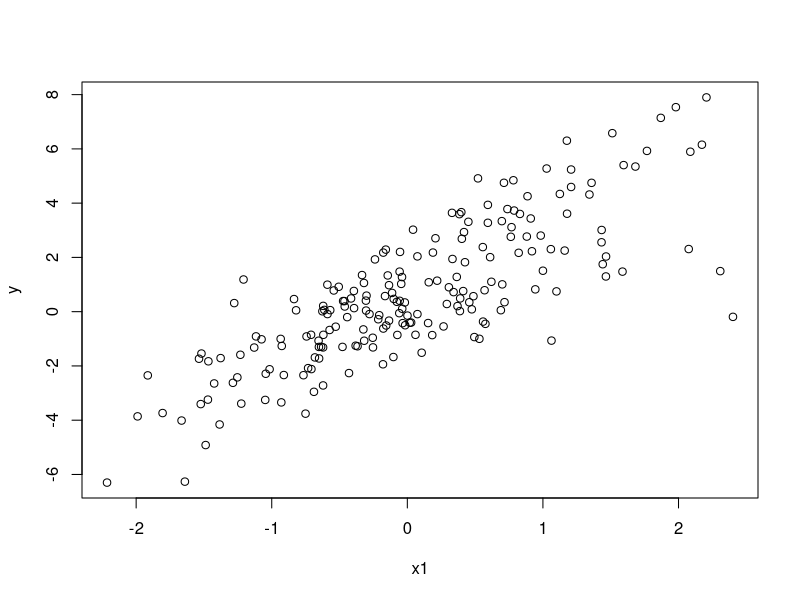
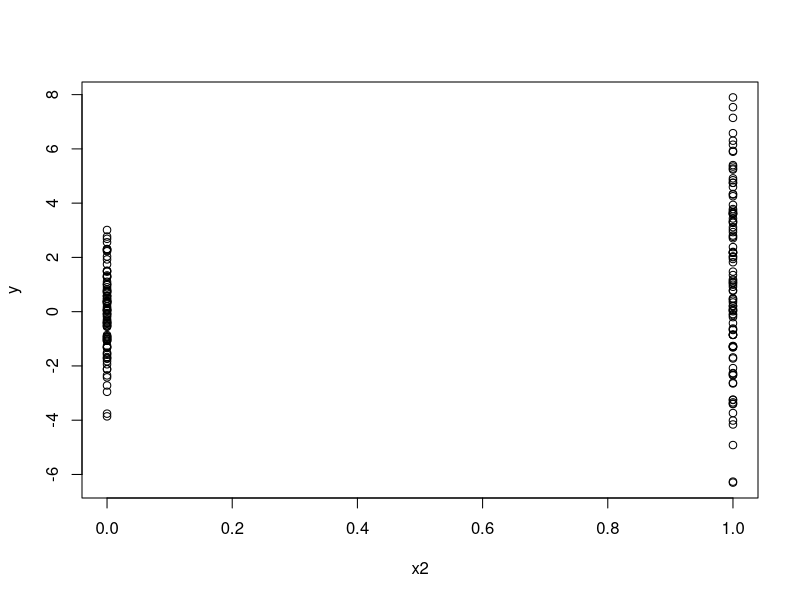
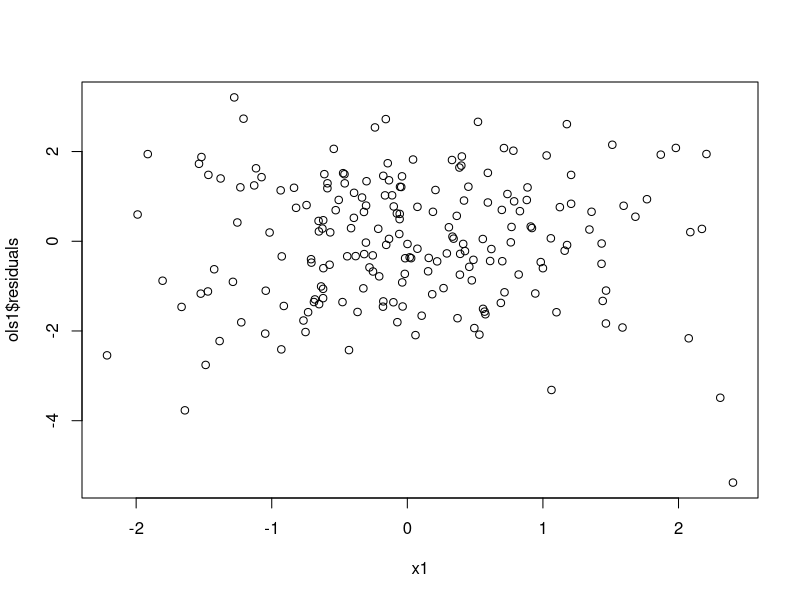
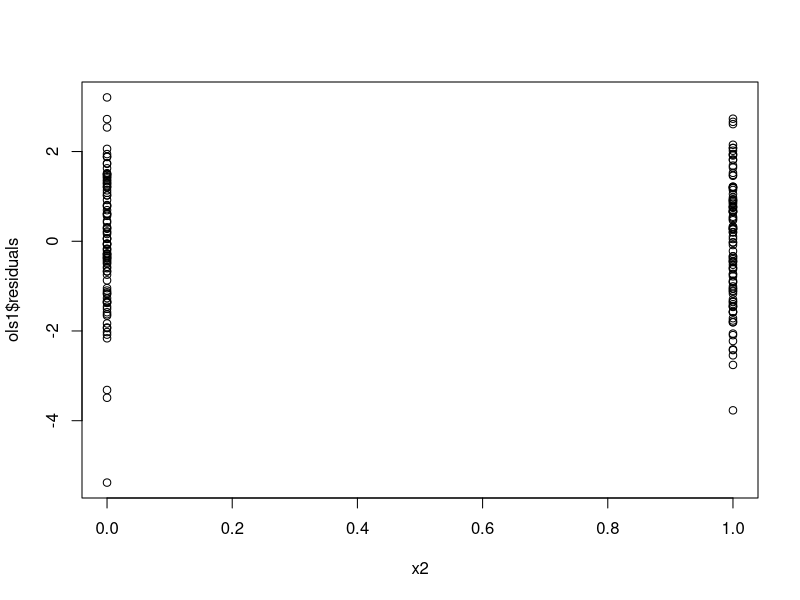
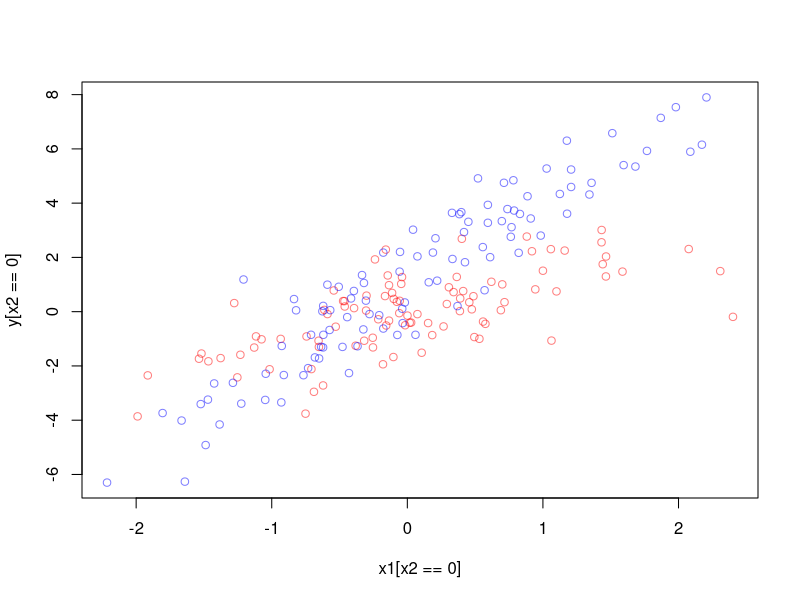
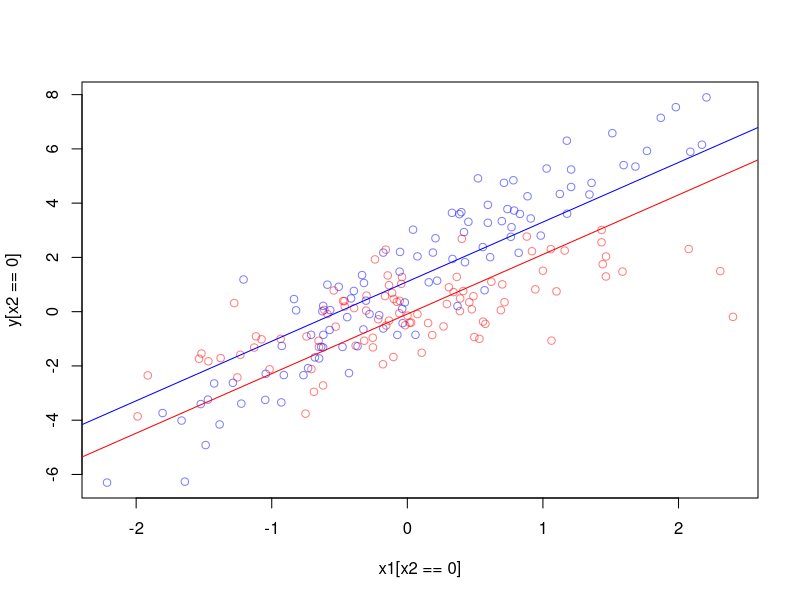
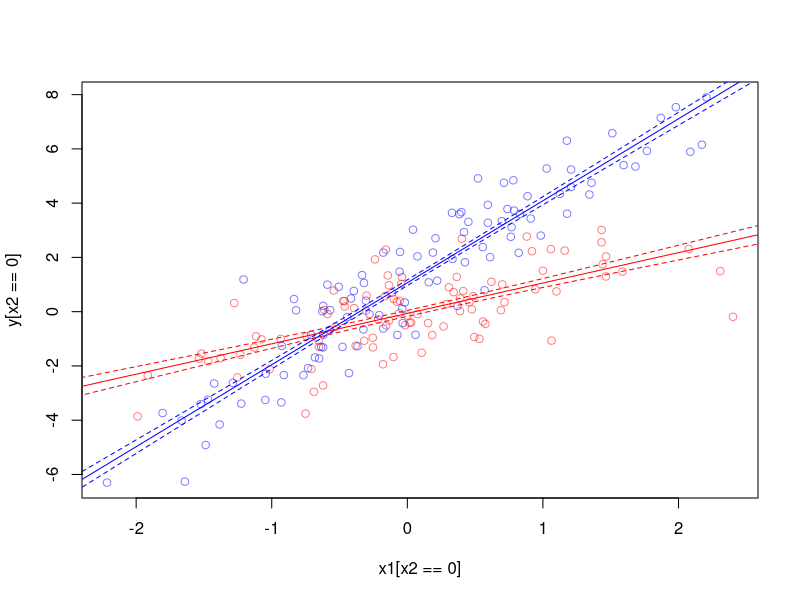
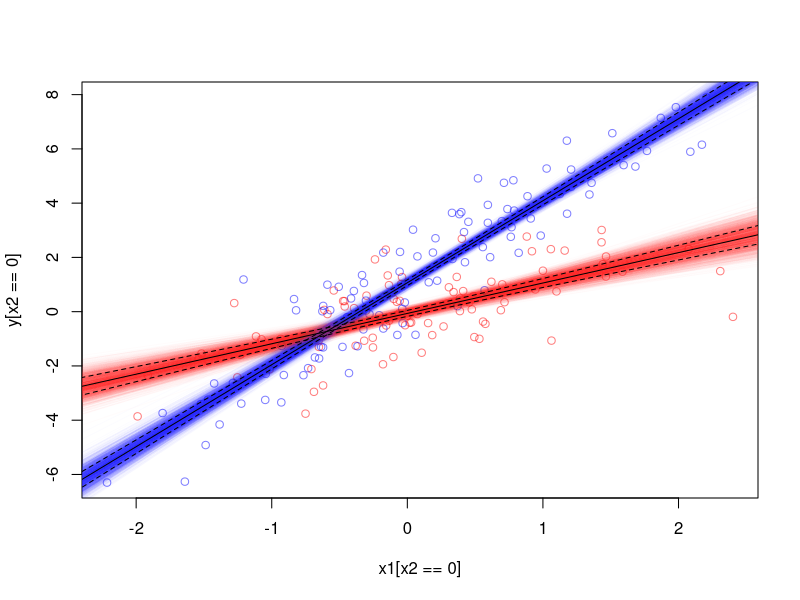

Here is the R script that generated these plots, in order: (Note: this script raises an error after producing the figures.)
# OLS interaction plots

# Interactions are important, but they're hard to understand without visualization.
# This script works through how to visualize interactions in linear regression models.


# Plots for identifying interactions
set.seed(1)
x1 <- rnorm(200)
x2 <- rbinom(200,1,.5)
y <- x1 + x2 + (2*x1*x2) + rnorm(200)

# Interactions (at least in fake data) tend to produce weird plots:
plot(y~x1)
plot(y~x2)
# This means they also produce weird residual plots:
ols1 <- lm(y ~ x1 + x2)
plot(ols1$residuals ~ x1)
plot(ols1$residuals ~ x2)
# For example, in the first plot we find that there are clearly two relationships between `y` and `x1`, one positive and one negative.
# We thus want to model this using an interaction:
ols2 <- lm(y ~ x1 + x2 + x1:x2)
summary(ols2)
# Note: This is equivalent to either of the following:
summary(lm(y ~ x1 + x2 + x1*x2))
summary(lm(y ~ x1*x2))
# However, specifying only the interaction...
summary(lm(y ~ x1:x2))
# produces an incomplete (and thus invalid) model.
# Now let's figure out how to visualize this interaction based upon the complete/correct model.



# Start with the raw data
# Our example data are particularly simple. There are two groups (defined by `x2`) and one covariate (`x1`).
# We can plot these two groups separately in order to see their distributions of `y` as a function of `x1`.
# We can index our vectors in order to plot the groups separately in red and blue:
plot(x1[x2==0], y[x2==0], col=rgb(1,0,0,.5), xlim=c(min(x1),max(x1)), ylim=c(min(y),max(y)))
points(x1[x2==1], y[x2==1], col=rgb(0,0,1,.5))
# It is already clear that there is an interaction.
# Let's see if we plot the estimated effects.



# Predicted outcomes
# The easiest way of examining interactions is with predicted outcomes plots.
# We simply want to show the predicted value of the outcome based upon combinations of input variables.
# We know that we can do this with the `predict` function applied to some new data.
# The `expand.grid` function is help to build the necessary new data:
xseq <- seq(-5,5,length.out=100)
newdata <- expand.grid(x1=xseq,x2=c(0,1))
# Let's build a set of predicted values for our no-interaction model:
fit1 <- predict(ols1, newdata, se.fit=TRUE, type="response")
# Then do the same for our full model with the interaction:
fit2 <- predict(ols2, newdata, se.fit=TRUE, type="response")

# Now let's plot the original data, again:
plot(x1[x2==0], y[x2==0], col=rgb(1,0,0,.5), xlim=c(min(x1),max(x1)), ylim=c(min(y),max(y)))
points(x1[x2==1], y[x2==1], col=rgb(0,0,1,.5))
# Then we'll overlay it with the predicted values for the two groups:
points(xseq, fit1$fit[1:100], type='l', col='red')
points(xseq, fit1$fit[101:200], type='l', col='blue')
# The result is a plot that differentiates the absolute levels of `y` in the two groups, but forces them to have equivalent slopes.
# We know this is wrong.

# Now let's try to plot the data with the correct fitted values, accounting for the interaction:
plot(x1[x2==0], y[x2==0], col=rgb(1,0,0,.5), xlim=c(min(x1),max(x1)), ylim=c(min(y),max(y)))
points(x1[x2==1], y[x2==1], col=rgb(0,0,1,.5))
points(xseq, fit2$fit[1:100], type='l', col='red')
points(xseq, fit2$fit[101:200], type='l', col='blue')
# This looks better. The fitted values lines correspond nicely to the varying slopes in our two groups.
# But, we still need to add uncertainty. Luckily, we have the necessarily informaiton in `fit2$se.fit`.
points(xseq, fit2$fit[1:100]-fit2$se.fit[1:100], type='l', col='red', lty=2)
points(xseq, fit2$fit[1:100]+fit2$se.fit[1:100], type='l', col='red', lty=2)
points(xseq, fit2$fit[101:200]-fit2$se.fit[101:200], type='l', col='blue', lty=2)
points(xseq, fit2$fit[101:200]+fit2$se.fit[101:200], type='l', col='blue', lty=2)


# We can also produce the same plot through bootstrapping.
tmpdata <- data.frame(x1=x1,x2=x2,y=y)
myboot <- function(){
    thisboot <- sample(1:nrow(tmpdata),nrow(tmpdata),TRUE)
    coef(lm(y~x1*x2,data=tmpdata[thisboot,]))
}
bootcoefs <- replicate(2500,myboot())
plot(x1[x2==0], y[x2==0], col=rgb(1,0,0,.5), xlim=c(min(x1),max(x1)), ylim=c(min(y),max(y)))
points(x1[x2==1], y[x2==1], col=rgb(0,0,1,.5))
apply(bootcoefs,2,function(coefvec) {
    points(xseq, coefvec[1] + (xseq*coefvec[2]), type='l', col=rgb(1,0,0,.01))
    points(xseq, coefvec[1] + (xseq*(coefvec[2]+coefvec[4])) + coefvec[3], type='l', col=rgb(0,0,1,.01))
    
})
# If we overlay our previous lines of top of this, we see that they produce the same result:
points(xseq, fit2$fit[1:100], type='l')
points(xseq, fit2$fit[101:200], type='l')
points(xseq, fit2$fit[1:100]-fit2$se.fit[1:100], type='l', lty=2)
points(xseq, fit2$fit[1:100]+fit2$se.fit[1:100], type='l', lty=2)
points(xseq, fit2$fit[101:200]-fit2$se.fit[101:200], type='l', lty=2)
points(xseq, fit2$fit[101:200]+fit2$se.fit[101:200], type='l', lty=2)



# Of course, we may want to show confidence intervals rather than SEs. And this is simple.
# We can reproduce the graph with 95% confidence intervals, using `qnorm` to determine how much to multiple our SEs by.
plot(x1[x2==0], y[x2==0], col=rgb(1,0,0,.5), xlim=c(min(x1),max(x1)), ylim=c(min(y),max(y)))
points(x1[x2==1], y[x2==1], col=rgb(0,0,1,.5))
points(xseq, fit2$fit[1:100], type='l', col='red')
points(xseq, fit2$fit[101:200], type='l', col='blue')
points(xseq, fit2$fit[1:100]-qnorm(.975)*fit2$se.fit[1:100], type='l', lty=2, col='red')
points(xseq, fit2$fit[1:100]+qnorm(.975)*fit2$se.fit[1:100], type='l', lty=2, col='red')
points(xseq, fit2$fit[101:200]-qnorm(.975)*fit2$se.fit[101:200], type='l', lty=2, col='blue')
points(xseq, fit2$fit[101:200]+qnorm(.975)*fit2$se.fit[101:200], type='l', lty=2, col='blue')



# Incorrect models (without constituent terms)
# We can also use plots to visualize why we need to include constitutive terms in our interaction models.
# Recall that our model is defined as:
ols2 <- lm(y ~ x1 + x2 + x1:x2)
# We can compare this to a model with only one term and the interaction:
ols3a <- lm(y ~ x1 + x1:x2)
fit3 <- predict(ols3, newdata, se.fit=TRUE, type="response")
# And plot its results:
plot(x1[x2==0], y[x2==0], col=rgb(1,0,0,.5), xlim=c(min(x1),max(x1)), ylim=c(min(y),max(y)))
points(x1[x2==1], y[x2==1], col=rgb(0,0,1,.5))
points(xseq, fit3$fit[1:100], type='l', col='red')
points(xseq, fit3$fit[101:200], type='l', col='blue')
# We can compare these lines to those from the full model:
points(xseq, fit2$fit[1:100], type='l', col='red', lwd=2)
points(xseq, fit2$fit[101:200], type='l', col='blue', lwd=2)
# By leaving out a term, we misestimate the effect of `x1` in both groups.
